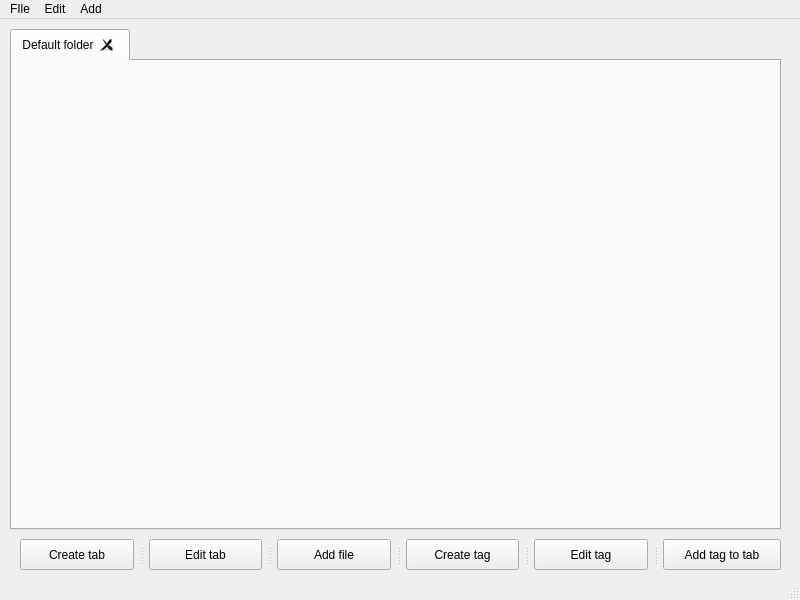
<?xml version="1.0" encoding="UTF-8"?>
<ui version="4.0">
 <class>MainWindow</class>
 <widget class="QMainWindow" name="MainWindow">
  <property name="geometry">
   <rect>
    <x>0</x>
    <y>0</y>
    <width>800</width>
    <height>600</height>
   </rect>
  </property>
  <property name="minimumSize">
   <size>
    <width>800</width>
    <height>600</height>
   </size>
  </property>
  <property name="maximumSize">
   <size>
    <width>800</width>
    <height>600</height>
   </size>
  </property>
  <property name="windowTitle">
   <string>Barely Better Files: Better than nothing, we promise!</string>
  </property>
  <widget class="QWidget" name="centralwidget">
   <widget class="QTabWidget" name="tabWidget">
    <property name="geometry">
     <rect>
      <x>10</x>
      <y>10</y>
      <width>771</width>
      <height>501</height>
     </rect>
    </property>
    <property name="tabPosition">
     <enum>QTabWidget::North</enum>
    </property>
    <property name="tabShape">
     <enum>QTabWidget::Rounded</enum>
    </property>
    <property name="currentIndex">
     <number>0</number>
    </property>
    <property name="iconSize">
     <size>
      <width>64</width>
      <height>64</height>
     </size>
    </property>
    <property name="elideMode">
     <enum>Qt::ElideNone</enum>
    </property>
    <property name="documentMode">
     <bool>false</bool>
    </property>
    <property name="tabsClosable">
     <bool>true</bool>
    </property>
    <property name="movable">
     <bool>true</bool>
    </property>
    <property name="tabBarAutoHide">
     <bool>false</bool>
    </property>
    <widget class="QWidget" name="tab">
     <attribute name="title">
      <string>Default folder</string>
     </attribute>
    </widget>
   </widget>
   <widget class="QSplitter" name="splitter">
    <property name="geometry">
     <rect>
      <x>20</x>
      <y>520</y>
      <width>761</width>
      <height>31</height>
     </rect>
    </property>
    <property name="orientation">
     <enum>Qt::Horizontal</enum>
    </property>
    <property name="opaqueResize">
     <bool>true</bool>
    </property>
    <property name="handleWidth">
     <number>15</number>
    </property>
    <widget class="QPushButton" name="tabcreateButton">
     <property name="text">
      <string>Create tab</string>
     </property>
    </widget>
    <widget class="QPushButton" name="tabeditButton">
     <property name="text">
      <string>Edit tab</string>
     </property>
    </widget>
    <widget class="QPushButton" name="fileaddButton">
     <property name="text">
      <string>Add file</string>
     </property>
    </widget>
    <widget class="QPushButton" name="tagcreateButton">
     <property name="text">
      <string>Create tag</string>
     </property>
    </widget>
    <widget class="QPushButton" name="tageditButton">
     <property name="text">
      <string>Edit tag</string>
     </property>
    </widget>
    <widget class="QPushButton" name="tagaddButton">
     <property name="text">
      <string>Add tag to tab</string>
     </property>
    </widget>
   </widget>
  </widget>
  <widget class="QMenuBar" name="menubar">
   <property name="geometry">
    <rect>
     <x>0</x>
     <y>0</y>
     <width>800</width>
     <height>21</height>
    </rect>
   </property>
   <widget class="QMenu" name="menuFIle">
    <property name="title">
     <string>FIle</string>
    </property>
    <addaction name="actionClear_database"/>
   </widget>
   <widget class="QMenu" name="menuEdit">
    <property name="title">
     <string>Edit</string>
    </property>
    <addaction name="actionEdit_tab"/>
    <addaction name="actionEdit_tag"/>
   </widget>
   <widget class="QMenu" name="menuAdd">
    <property name="title">
     <string>Add</string>
    </property>
    <addaction name="actionAdd_tab"/>
    <addaction name="actionAdd_file_to_tab"/>
    <addaction name="actionAdd_tag_to_tab"/>
   </widget>
   <addaction name="menuFIle"/>
   <addaction name="menuEdit"/>
   <addaction name="menuAdd"/>
  </widget>
  <widget class="QStatusBar" name="statusbar"/>
  <action name="actionAbout_author">
   <property name="text">
    <string>About author</string>
   </property>
  </action>
  <action name="actionAdd_tab">
   <property name="text">
    <string>Add new tab</string>
   </property>
  </action>
  <action name="actionAdd_file_to_tab">
   <property name="text">
    <string>Add files to tab</string>
   </property>
  </action>
  <action name="actionEdit_tab">
   <property name="text">
    <string>Edit tab</string>
   </property>
  </action>
  <action name="actionSave_database">
   <property name="text">
    <string>Save database</string>
   </property>
  </action>
  <action name="actionLoad_database">
   <property name="text">
    <string>Load database</string>
   </property>
  </action>
  <action name="actionClear_database">
   <property name="text">
    <string>Clear database</string>
   </property>
  </action>
  <action name="actionAdd_tag_to_tab">
   <property name="text">
    <string>Add tag to tab</string>
   </property>
  </action>
  <action name="actionEdit_tag">
   <property name="text">
    <string>Edit tag</string>
   </property>
  </action>
 </widget>
 <resources/>
 <connections/>
</ui>
